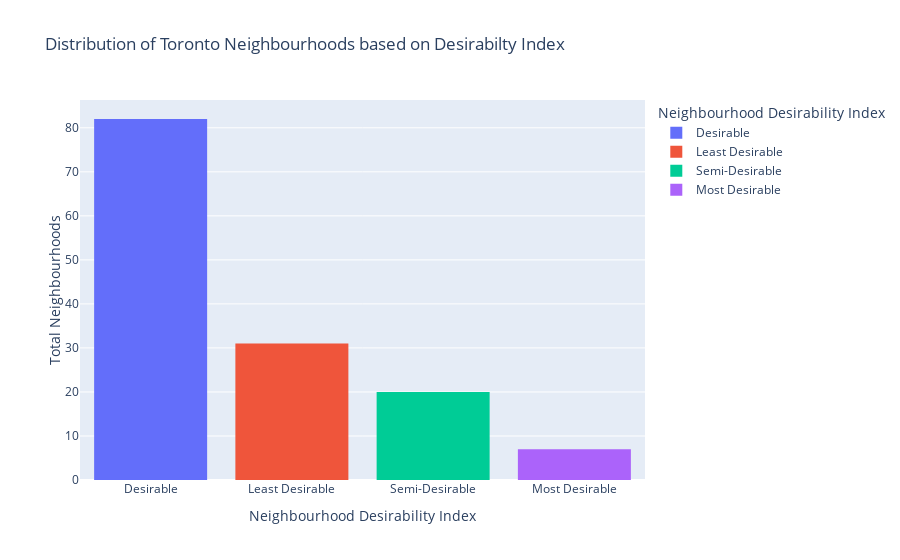

The notebook cell saved with this chart:
### Markdown cell above
### Final distribution of Toronto Neighbourhoods

### Code cell
# Show distribution of all neighbourhoods
hist_data=housing_map.copy(deep=True)
hist_data['Neighbourhood Desirability Index']=hist_data['Neighbourhood Desirability Index'].replace([0, 1, 2, 3], 
           ["Most Desirable","Desirable","Semi-Desirable","Least Desirable"])
# I used the historgram type here because I wanted it to automatically compute the count for each category
Hist = px.histogram(hist_data, x="Neighbourhood Desirability Index", color = "Neighbourhood Desirability Index", 
                   title ='Distribution of Toronto Neighbourhoods based on Desirabilty Index')
Hist.update_yaxes(title_text='Total Neighbourhoods', title_standoff=1)
Hist.show()

### Figure 1 — Plotly figure (JSON) as saved in the notebook; plotly's stock layout.template omitted (floating-point values rounded to 4 significant figures)
{"data": [{"alignmentgroup": "True", "bingroup": "x", "hovertemplate": "Neighbourhood Desirability Index=%{x}<br>count=%{y}<extra></extra>", "legendgroup": "Desirable", "marker": {"color": "#636efa"}, "name": "Desirable", "offsetgroup": "Desirable", "orientation": "v", "showlegend": true, "type": "histogram", "x": ["Desirable", "Desirable", "Desirable", "Desirable", "Desirable", "Desirable", "Desirable", "Desirable", "Desirable", "Desirable", "Desirable", "Desirable", "Desirable", "Desirable", "Desirable", "Desirable", "Desirable", "Desirable", "Desirable", "Desirable", "Desirable", "Desirable", "Desirable", "Desirable", "Desirable", "Desirable", "Desirable", "Desirable", "Desirable", "Desirable", "Desirable", "Desirable", "Desirable", "Desirable", "Desirable", "Desirable", "Desirable", "Desirable", "Desirable", "Desirable", "Desirable", "Desirable", "Desirable", "Desirable", "Desirable", "Desirable", "Desirable", "Desirable", "Desirable", "Desirable", "Desirable", "Desirable", "Desirable", "Desirable", "Desirable", "Desirable", "Desirable", "Desirable", "Desirable", "Desirable", "Desirable", "Desirable", "Desirable", "Desirable", "Desirable", "Desirable", "Desirable", "Desirable", "Desirable", "Desirable", "Desirable", "Desirable", "Desirable", "Desirable", "Desirable", "Desirable", "Desirable", "Desirable", "Desirable", "Desirable", "Desirable", "Desirable"], "xaxis": "x", "yaxis": "y"}, {"alignmentgroup": "True", "bingroup": "x", "hovertemplate": "Neighbourhood Desirability Index=%{x}<br>count=%{y}<extra></extra>", "legendgroup": "Least Desirable", "marker": {"color": "#EF553B"}, "name": "Least Desirable", "offsetgroup": "Least Desirable", "orientation": "v", "showlegend": true, "type": "histogram", "x": ["Least Desirable", "Least Desirable", "Least Desirable", "Least Desirable", "Least Desirable", "Least Desirable", "Least Desirable", "Least Desirable", "Least Desirable", "Least Desirable", "Least Desirable", "Least Desirable", "Least Desirable", "Least Desirable", "Least Desirable", "Least Desirable", "Least Desirable", "Least Desirable", "Least Desirable", "Least Desirable", "Least Desirable", "Least Desirable", "Least Desirable", "Least Desirable", "Least Desirable", "Least Desirable", "Least Desirable", "Least Desirable", "Least Desirable", "Least Desirable", "Least Desirable"], "xaxis": "x", "yaxis": "y"}, {"alignmentgroup": "True", "bingroup": "x", "hovertemplate": "Neighbourhood Desirability Index=%{x}<br>count=%{y}<extra></extra>", "legendgroup": "Semi-Desirable", "marker": {"color": "#00cc96"}, "name": "Semi-Desirable", "offsetgroup": "Semi-Desirable", "orientation": "v", "showlegend": true, "type": "histogram", "x": ["Semi-Desirable", "Semi-Desirable", "Semi-Desirable", "Semi-Desirable", "Semi-Desirable", "Semi-Desirable", "Semi-Desirable", "Semi-Desirable", "Semi-Desirable", "Semi-Desirable", "Semi-Desirable", "Semi-Desirable", "Semi-Desirable", "Semi-Desirable", "Semi-Desirable", "Semi-Desirable", "Semi-Desirable", "Semi-Desirable", "Semi-Desirable", "Semi-Desirable"], "xaxis": "x", "yaxis": "y"}, {"alignmentgroup": "True", "bingroup": "x", "hovertemplate": "Neighbourhood Desirability Index=%{x}<br>count=%{y}<extra></extra>", "legendgroup": "Most Desirable", "marker": {"color": "#ab63fa"}, "name": "Most Desirable", "offsetgroup": "Most Desirable", "orientation": "v", "showlegend": true, "type": "histogram", "x": ["Most Desirable", "Most Desirable", "Most Desirable", "Most Desirable", "Most Desirable", "Most Desirable", "Most Desirable"], "xaxis": "x", "yaxis": "y"}], "layout": {"barmode": "relative", "legend": {"title": {"text": "Neighbourhood Desirability Index"}, "tracegroupgap": 0}, "title": {"text": "Distribution of Toronto Neighbourhoods based on Desirabilty Index"}, "xaxis": {"anchor": "y", "categoryarray": ["Desirable", "Least Desirable", "Semi-Desirable", "Most Desirable"], "categoryorder": "array", "domain": [0, 1], "title": {"text": "Neighbourhood Desirability Index"}}, "yaxis": {"anchor": "x", "domain": [0, 1], "title": {"standoff": 1, "text": "Total Neighbourhoods"}}}}
